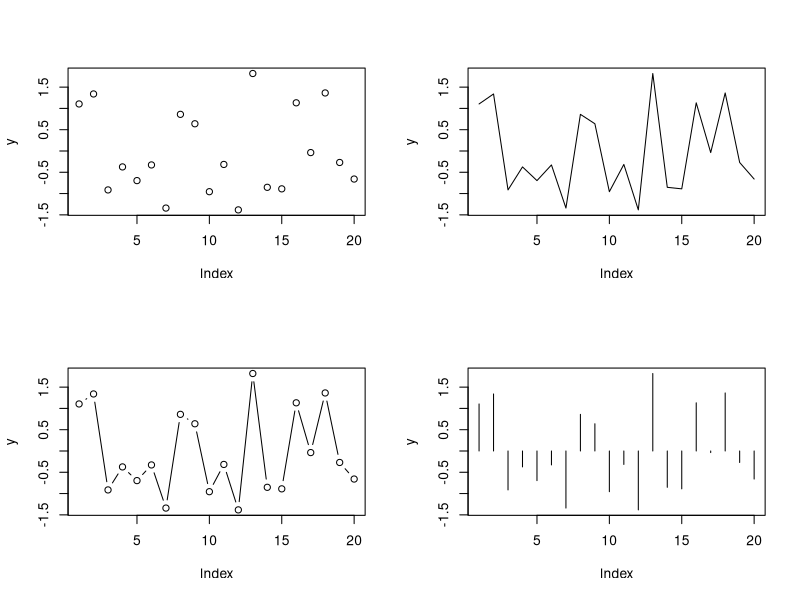

The R script that drew this image:
# Ejemplo de una gráfica múltipanel, 4 versiones de los mismos valores solo
# cambiando una instrucción a R acerca del tipo de objeto. El ejemplo vino de
# la sección 2.2 del libro R Graphics escrito por Paul Murrell (2006), publicado
# por Chapman & Hall/CRC

# unos datos
y <- rnorm(20) # saca 20 observaciones aleatoriamente de una distribución normal

# la gráfica.  

par(mfrow=c(2,2)) # establece el cuadro de 2 x 2
plot(y, type = "p") # gráfica sencilla de puntos "p"
plot(y, type = "l") # los mismos datos, esta vez con una linea "l"
plot(y, type = "b") # los mismos datos, con ambos ("b" para "both")
plot(y, type = "h") # los mismos datos, estilo histrograma
dev.off() # apague el dipositivo gráfico, para borrar el cambio a la función par()